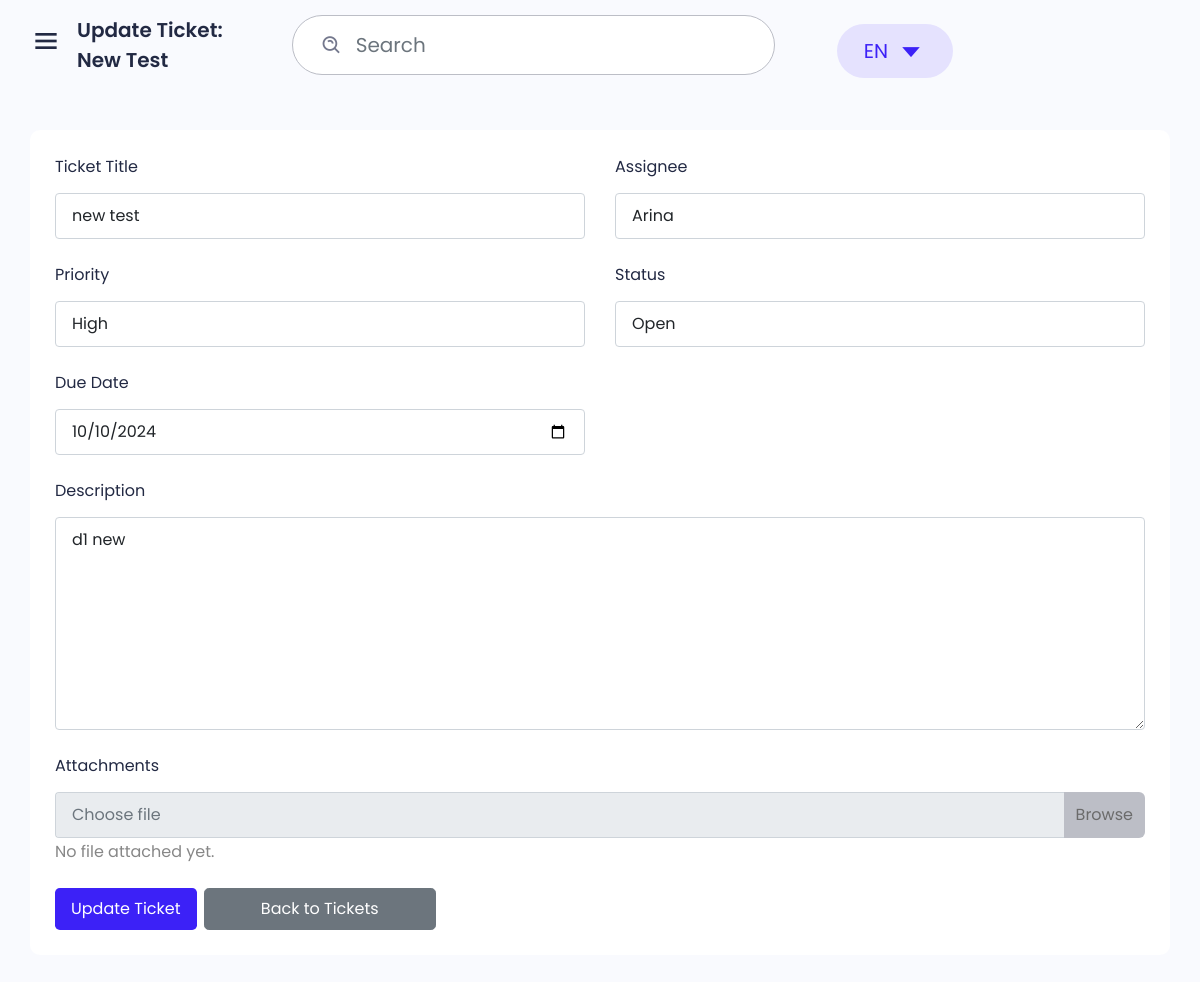
The app's page /tickets/update/2/, older data.
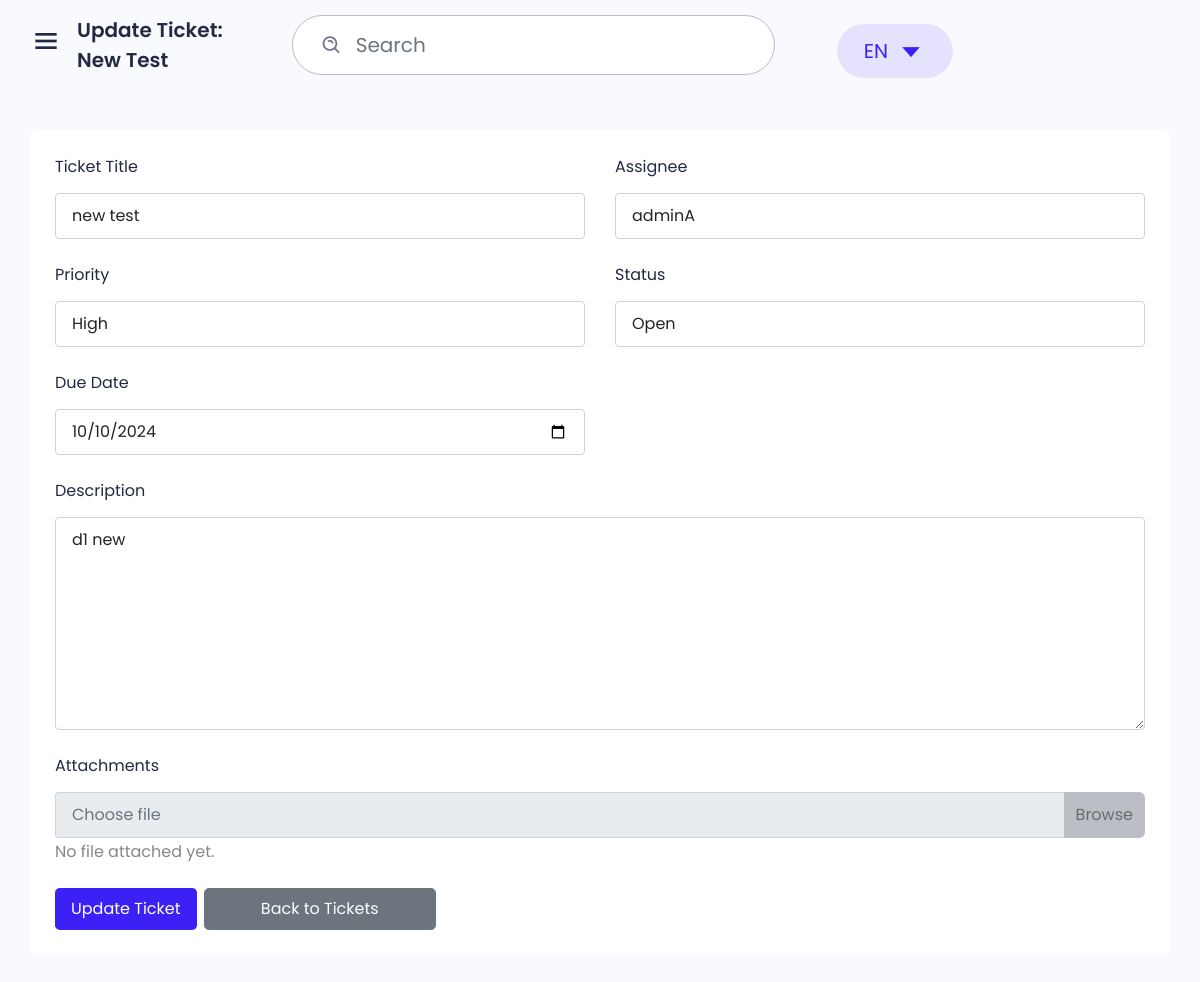
The same page, newer data.
### tickets/models.py (models this page shows)
class Ticket(models.Model):
    title = models.CharField(max_length=255)
    description = models.TextField()
    priority = models.CharField(max_length=50, choices=[('Low', 'Low'), ('Medium', 'Medium'), ('High', 'High'), ('Critical', 'Critical')])
    status = models.CharField(max_length=50, choices=[('Open', 'Open'), ('In Progress', 'In Progress'), ('Resolved', 'Resolved'), ('Closed', 'Closed')])
    assignee = models.ForeignKey(User, related_name='assigned_tickets', on_delete=models.SET_NULL, null=True)
    reporter = models.ForeignKey(User, related_name='reported_tickets', on_delete=models.SET_NULL, null=True)
    due_date = models.DateField()
    created_at = models.DateTimeField(auto_now_add=True)
    updated_at = models.DateTimeField(auto_now=True)

### tickets/views.py (the view)
# urls.py: path('update/<int:pk>/', update_ticket, name='update_ticket'),
def update_ticket(request, pk):
    ticket = get_object_or_404(Ticket, pk=pk)
    users = User.objects.all()  # Retrieve all users to use as assignees
    if request.method == 'POST':
        form = TicketForm(request.POST, request.FILES, instance=ticket)
        if form.is_valid():
            form.save()
            return redirect('ticket_list')
    else:
        form = TicketForm(instance=ticket)
    return render(request, 'tickets/update_ticket.html', {'form': form, 'ticket': ticket, 'users': users})

### tickets/forms.py
class TicketForm(forms.ModelForm):
    class Meta:
        model = Ticket
        fields = ['title', 'description', 'priority', 'status', 'assignee', 'due_date']

### tickets/templates/tickets/update_ticket.html (shortened to what the changed rows need)
{% extends "layout.html" %}
{% block maintitle %}
<div class="main-title">
    Update Ticket: {{ ticket.title }}
</div>
{% endblock maintitle %}
{% block content %}
<div class="main">
    <div class="main-content project">
        <div class="row">
            <div class="col-12">
                <div class="box">
                    <div class="box-body">
                        <form method="post" enctype="multipart/form-data">
                            <div class="row">
                                <div class="col-md-6 col-sm-12 mb-24">
                                    <div class="form-group">
                                        <label class="form-label">Ticket Title</label>
                                        <input type="text" name="title" class="form-control" placeholder="Enter Ticket Title" value="{{ ticket.title }}" required>
                                    </div>
                                </div>
                                <div class="col-md-6 col-sm-12 mb-24">
                                    <div class="form-group">
                                        <label class="form-label">Assignee</label>
                                        <select name="assignee" class="form-control custom-select select2">
                                            {% for user in users %}
                                            <option value="{{ user.id }}" {% if ticket.assignee and ticket.assignee.id == user.id %}selected{% endif %}>{{ user.username }}</option>
                                            {% endfor %}
                                        </select>
                                    </div>
                                </div>
                            </div>
                            <div class="row">
                                <div class="col-md-6 col-sm-12 mb-24">
                                    <div class="form-group">
                                        <label class="form-label">Priority</label>
                                        <select name="priority" class="form-control custom-select select2" required>
                                            <option value="High" {% if ticket.priority == 'High' %}selected{% endif %}>High</option>
                                        </select>
                                    </div>
                                </div>
                                <div class="col-md-6 col-sm-12 mb-24">
                                    <div class="form-group">
                                        <label class="form-label">Status</label>
                                        <select name="status" class="form-control custom-select select2" required>
                                            <option value="Open" {% if ticket.status == 'Open' %}selected{% endif %}>Open</option>
                                        </select>
                                    </div>
                                </div>
                            </div>
                            <div class="row">
                                <div class="col-md-6 col-sm-12 mb-24">
                                    <div class="form-group">
                                        <label class="form-label">Due Date</label>
                                        <input type="date" name="due_date" class="form-control" value="{{ ticket.due_date|date:'Y-m-d' }}" required>
                                    </div>
                                </div>
                            </div>
                            <div class="form-group mb-24">
                                <label class="form-label">Description</label>
                                <textarea name="description" class="form-control" rows="5" placeholder="Enter Ticket Description" required>{{ ticket.description }}</textarea>
                            </div>
                        </form>
                    </div>
                </div>
            </div>
        </div>
    </div>
</div>
{% endblock %}

Row changes from the older to the newer data that the page shows:
changed Ticket "New Test": assignee "Arina" → "adminA"
